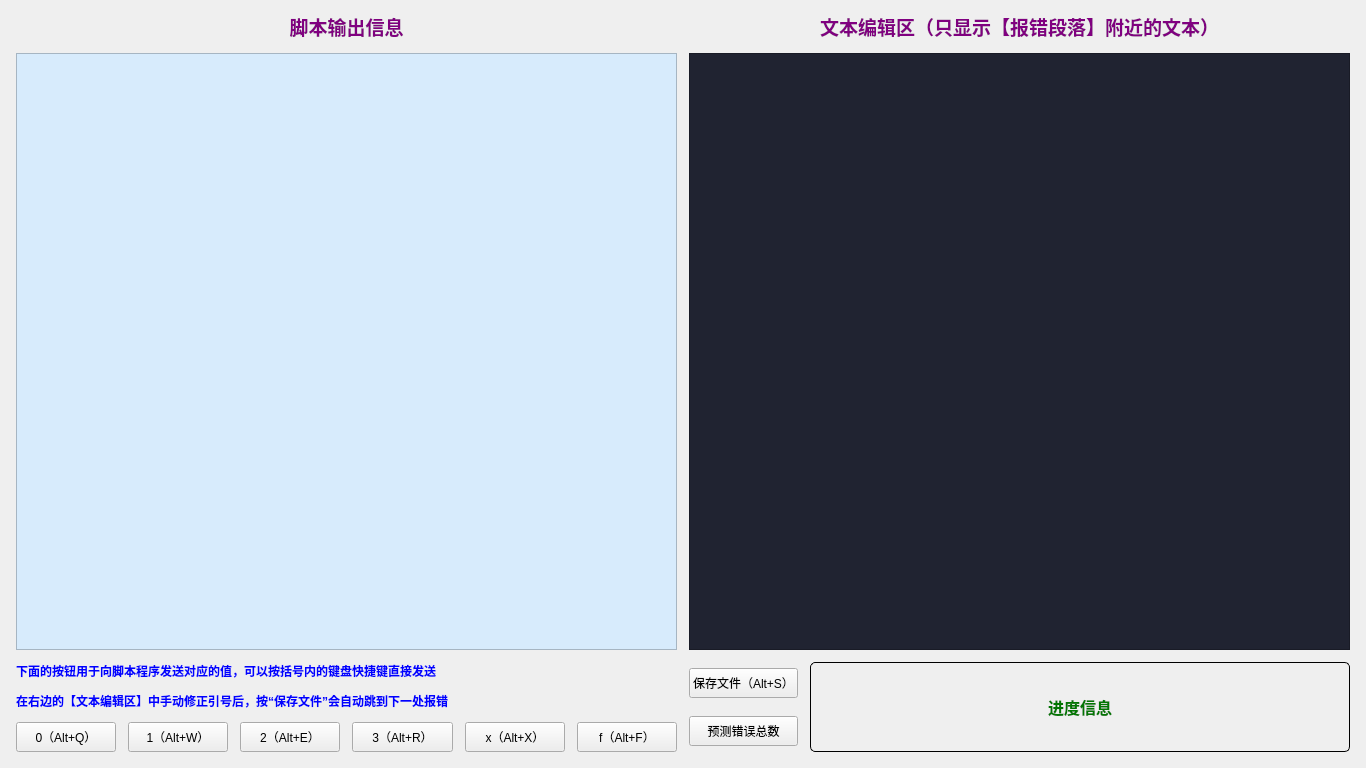
<?xml version="1.0" encoding="UTF-8"?>
<ui version="4.0">
  <class>MainWindow</class>
  <widget class="QMainWindow" name="MainWindow">
    <property name="geometry">
      <rect>
        <x>0</x>
        <y>0</y>
        <width>1366</width>
        <height>768</height>
      </rect>
    </property>
    <property name="styleSheet">
      <string notr="true">
        QPushButton {
        background-color: #eee;
        min-height: 22px;
        }
        QPushButton:hover {
        background-color: #BDBDBD;
        }
      </string>
    </property>
    <property name="windowTitle">
      <string>中文引号检查</string>
    </property>
    <widget class="QWidget" name="centralwidget">
      <layout class="QVBoxLayout" name="verticalLayout_5">
        <property name="leftMargin">
          <number>16</number>
        </property>
        <property name="topMargin">
          <number>12</number>
        </property>
        <property name="rightMargin">
          <number>16</number>
        </property>
        <property name="bottomMargin">
          <number>16</number>
        </property>
        <item>
          <layout class="QHBoxLayout" name="horizontalLayout">
            <property name="spacing">
              <number>12</number>
            </property>
            <item>
              <layout class="QVBoxLayout" name="verticalLayout_2">
                <item>
                  <widget class="QLabel" name="label_2">
                    <property name="font">
                      <font>
                        <pointsize>14</pointsize>
                        <weight>75</weight>
                        <bold>true</bold>
                      </font>
                    </property>
                    <property name="styleSheet">
                      <string notr="true">font-weight:bold;color:purple;</string>
                    </property>
                    <property name="text">
                      <string>脚本输出信息</string>
                    </property>
                    <property name="alignment">
                      <set>Qt::AlignCenter</set>
                    </property>
                  </widget>
                </item>
                <item>
                  <widget class="QTextBrowser" name="textBrowser">
                    <property name="font">
                      <font>
                        <family>FZYouSongJ GBK</family>
                        <pointsize>10</pointsize>
                      </font>
                    </property>
                    <property name="styleSheet">
                      <string notr="true">color: black; background-color: #d7ebfc;</string>
                    </property>
                    <property name="frameShape">
                      <enum>QFrame::StyledPanel</enum>
                    </property>
                    <property name="frameShadow">
                      <enum>QFrame::Raised</enum>
                    </property>
                    <property name="lineWidth">
                      <number>2</number>
                    </property>
                  </widget>
                </item>
              </layout>
            </item>
            <item>
              <layout class="QVBoxLayout" name="verticalLayout_3">
                <item>
                  <widget class="QLabel" name="label_3">
                    <property name="font">
                      <font>
                        <pointsize>14</pointsize>
                        <weight>75</weight>
                        <bold>true</bold>
                      </font>
                    </property>
                    <property name="styleSheet">
                      <string notr="true">font-weight:bold;color:purple;</string>
                    </property>
                    <property name="text">
                      <string>文本编辑区（只显示【报错段落】附近的文本）</string>
                    </property>
                    <property name="alignment">
                      <set>Qt::AlignCenter</set>
                    </property>
                  </widget>
                </item>
                <item>
                  <widget class="QPlainTextEdit" name="plainTextEdit">
                    <property name="font">
                      <font>
                        <family>FZYouSongJ GBK</family>
                        <pointsize>12</pointsize>
                      </font>
                    </property>
                    <property name="styleSheet">
                      <string notr="true">color: #bfc7d5; background-color: #202331;</string>
                    </property>
                    <property name="frameShadow">
                      <enum>QFrame::Raised</enum>
                    </property>
                    <property name="lineWidth">
                      <number>2</number>
                    </property>
                    <property name="cursorWidth">
                      <number>3</number>
                    </property>
                  </widget>
                </item>
              </layout>
            </item>
          </layout>
        </item>
        <item>
          <layout class="QHBoxLayout" name="horizontalLayout_4" stretch="1,1">
            <property name="spacing">
              <number>12</number>
            </property>
            <property name="topMargin">
              <number>6</number>
            </property>
            <item>
              <layout class="QVBoxLayout" name="verticalLayout_4">
                <item>
                  <widget class="QLabel" name="label">
                    <property name="styleSheet">
                      <string notr="true">font-weight:bold;color:blue</string>
                    </property>
                    <property name="text">
                      <string>下面的按钮用于向脚本程序发送对应的值，可以按括号内的键盘快捷键直接发送</string>
                    </property>
                  </widget>
                </item>
                <item>
                  <widget class="QLabel" name="label_4">
                    <property name="styleSheet">
                      <string notr="true">font-weight:bold;color:blue</string>
                    </property>
                    <property name="text">
                      <string>在右边的【文本编辑区】中手动修正引号后，按“保存文件”会自动跳到下一处报错</string>
                    </property>
                  </widget>
                </item>
                <item>
                  <layout class="QHBoxLayout" name="horizontalLayout_2">
                    <item>
                      <widget class="QPushButton" name="send0">
                        <property name="text">
                          <string>0（Alt+Q）</string>
                        </property>
                        <property name="shortcut">
                          <string>Alt+Q</string>
                        </property>
                      </widget>
                    </item>
                    <item>
                      <widget class="QPushButton" name="send1">
                        <property name="text">
                          <string>1（Alt+W）</string>
                        </property>
                        <property name="shortcut">
                          <string>Alt+W</string>
                        </property>
                      </widget>
                    </item>
                    <item>
                      <widget class="QPushButton" name="send2">
                        <property name="text">
                          <string>2（Alt+E）</string>
                        </property>
                        <property name="shortcut">
                          <string>Alt+E</string>
                        </property>
                      </widget>
                    </item>
                    <item>
                      <widget class="QPushButton" name="send3">
                        <property name="text">
                          <string>3（Alt+R）</string>
                        </property>
                        <property name="shortcut">
                          <string>Alt+R</string>
                        </property>
                      </widget>
                    </item>
                    <item>
                      <widget class="QPushButton" name="sendX">
                        <property name="text">
                          <string>x（Alt+X）</string>
                        </property>
                        <property name="shortcut">
                          <string>Alt+X</string>
                        </property>
                      </widget>
                    </item>
                    <item>
                      <widget class="QPushButton" name="sendF">
                        <property name="text">
                          <string>f（Alt+F）</string>
                        </property>
                        <property name="shortcut">
                          <string>Alt+F</string>
                        </property>
                      </widget>
                    </item>
                  </layout>
                </item>
              </layout>
            </item>
            <item>
              <layout class="QHBoxLayout" name="horizontalLayout_3" stretch="1,6">
                <item>
                  <layout class="QVBoxLayout" name="verticalLayout">
                    <item>
                      <widget class="QPushButton" name="saveFile">
                        <property name="text">
                          <string>保存文件（Alt+S）</string>
                        </property>
                        <property name="shortcut">
                          <string>Alt+S</string>
                        </property>
                      </widget>
                    </item>
                    <item>
                      <widget class="QPushButton" name="getErrCount">
                        <property name="text">
                          <string>预测错误总数</string>
                        </property>
                      </widget>
                    </item>
                  </layout>
                </item>
                <item>
                  <widget class="QLabel" name="progressInfo">
                    <property name="font">
                      <font>
                        <pointsize>12</pointsize>
                        <weight>75</weight>
                        <bold>true</bold>
                      </font>
                    </property>
                    <property name="styleSheet">
                      <string notr="true">font-weight: bold; color: #027702;border-width:
                        1px;border-style:solid; border-radius: 5px;</string>
                    </property>
                    <property name="text">
                      <string>进度信息</string>
                    </property>
                    <property name="alignment">
                      <set>Qt::AlignCenter</set>
                    </property>
                  </widget>
                </item>
              </layout>
            </item>
          </layout>
        </item>
      </layout>
    </widget>
  </widget>
  <resources />
  <connections />
</ui>
